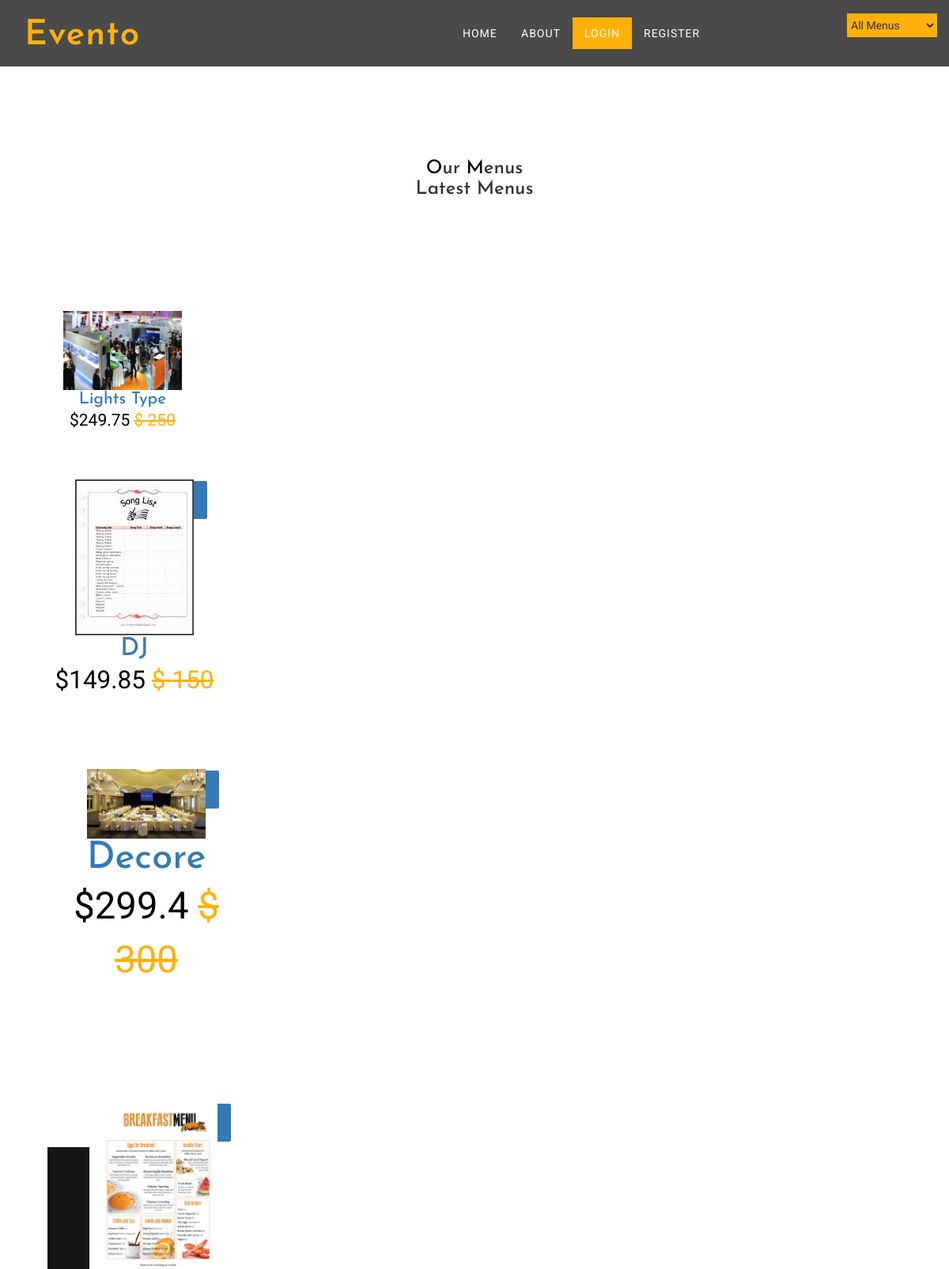
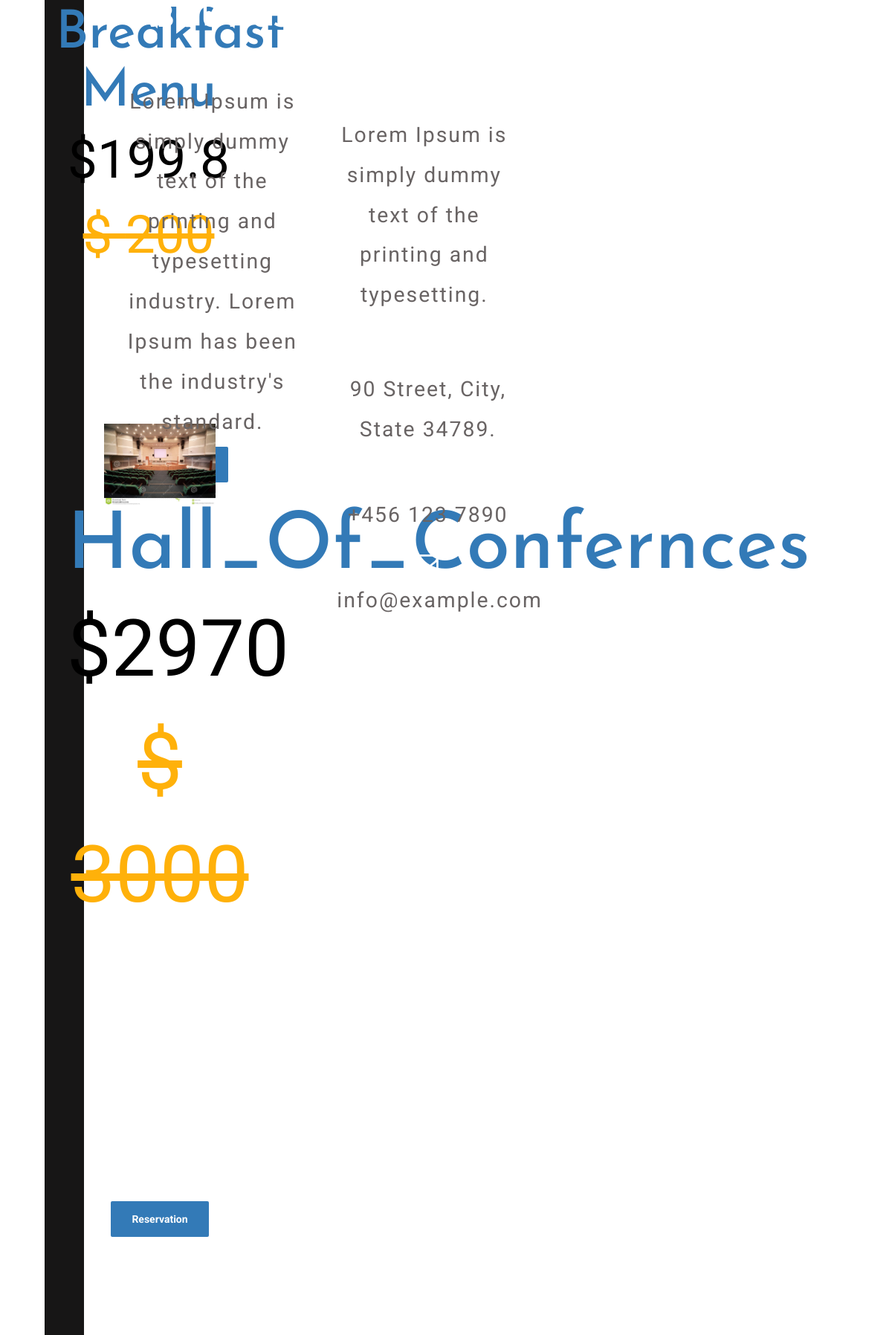
The page /menucategory.php (upper part) on the database its author committed (2 pictures, top to bottom).
### tables this page shows
CREATE TABLE `menus` (
  `MenuID` int(11) NOT NULL,
  `MenuName` varchar(100) NOT NULL,
  `Details` varchar(100) NOT NULL,
  `Price` int(11) NOT NULL,
  `Discount` float NOT NULL,
  `CategoryID` int(11) NOT NULL
);

### database.php (called while the page is built, shortened)
<?php
class Database
{
    var $conn;
    function __construct()
    {
        $this->conn=mysqli_connect("mysql5044.site4now.net","a6d99e_ntidb","Hanan@1693","db_a6d99e_ntidb");
    }
  function GetData($select)
  {
    $result= mysqli_query($this->conn,$select);
    return $result;
  }
}
?>

### menus.php (called while the page is built, shortened)
<?php
include_once "Database.php";
class Menus extends Database implements Operation
{
  public  function GetAll(){
    return parent::GetData("select * from `menus` order by MenuID desc");
  }
}
?>

### menucategory.php (the view, shortened to what this page needs)
<?php
    if(isset($_SESSION["id"]))
        include_once "headerafter.php";
    else
    include_once "headerbefore.php";
?>
<br/>
<br/>
<br/>
<br/>
<br/>
<br/>
<br/>
<br/>
<br/>
<br/>
 <link rel="stylesheet" href="https://cdnjs.cloudflare.com/ajax/libs/font-awesome/4.7.0/css/font-awesome.min.css">
 <div class="ads-grid py-sm-5 py-4">
     <div class="container py-xl-4 py-lg-2">
         <h3 class="tittle-w3l text-center mb-lg-5 mb-sm-4 mb-3">
             <span>O</span>ur
             <span>M</span>enus</h3>
         <h3 class="heading-tittle text-center font-italic">Latest Menus</h3>
         <div class="ser_agile">
             <div class="agileinfo-ads-display col-lg-20">
                 <div class="ser_agile">
                     <div class="product-sec1 px-sm-4 px-3 py-sm-5  py-3 mb-4">
                         <div class="row">
                         <?php
                                include_once "menus.php";
                                $menu=new Menus();
                              if($_GET["CategoryID"]==0)
                                   $rs=$menu->GetAll();
                                else
                                    $rs=$menu->GetAllBID();
                                while($row=mysqli_fetch_assoc($rs))
                                {
                        ?>
                             <div class="col-md-4 product-men mt-5">
                                 <div class="men-pro-item simpleCart_shelfItem" style="width:250px;hieght:255px">
                                     <div class="men-thumb-item text-center">
                                         <img src="images/menus/<?php echo($row["MenuID"]); ?>.jpg" style="width:150px;hieght:155px"alt="">
                                     </div>
                                     <div class="item-info-product text-center border-top mt-4" style="color:#ffb10a;font-size:1.5em">
                                         <h4 class="pt-1" style="color:#ffb10a;font-size:1em">
                                             <a href="#?mid=<?php echo($row["MenuID"]); ?>"> <?php echo($row["MenuName"]); ?> </a>
                                         </h4>
                                         <div class="info-product-price my-2">
                                             <span class="item_price">$<?php echo($row["Price"]-($row["Price"]*($row["Discount"]/100))); ?></span>
                                             <del>$ <?php echo($row["Price"]); ?></del>
                                         </div>
                                         <div class="snipcart-details top_brand_home_details item_add single-item hvr-outline-out">
                                             <form   method="post">
                                                <br/>
                                                 <?php
                                                           if(isset($_SESSION["id"]))
                                                           {
                                                            echo('<input type="submit"style="background-color:Gray;border-color:Gray" name="btn1'.$row["MenuID"].'" value="Reservation"  class="button btn" />');
                                                           }
                                                           else{
                                                               echo("<button type='button' class='btn btn-primary' data-toggle='modal' data-target='#login-popup'>Reservation</button>");
                                                           }
                                                           }
                                               ?>
                                             </form>
                                         </div>
                                     </div>
                                 </div>
                             </div>
                         </div>
                     </div>
                 </div>
             </div>
         </div>
     </div>
 </div>
<?php include_once "footer.php" ?>

### headerbefore.php (shortened to what this page needs)
<!DOCTYPE html>
<html lang="en">
<head>
<link href="css/bootstrap.css" type="text/css" rel="stylesheet" media="all">
<link href="css/style.css" type="text/css" rel="stylesheet" media="all">
<link href="css/font-awesome.css" rel="stylesheet">
</head>
<body id="page-top" data-spy="scroll" data-target=".navbar-fixed-top">
				<div class="header-w3layouts">
			<nav class="navbar navbar-default navbar-fixed-top">
				<div class="container">
					<div class="navbar-header page-scroll">
						<h1><a class="navbar-brand" href="index.php">Evento</a></h1>
					</div>
					<div class="collapse navbar-collapse navbar-ex1-collapse">
		<div class="nav navbar-nav navbar-right" style="width:25%;height:65%;text-align:right">
					<form  method="post">
						<select id="agileinfo-nav_search" style="background-color:#ffb10a;width:40%;height:30px;border-color:#ffb10a;"onchange="this.form.submit()" name="agileinfo_search" class="" required="" >
							<option value="0">All Menus</option>
						</select>
					</form>
				</div>
						<ul class="nav navbar-nav navbar-right">
							<li><a class="hvr-sweep-to-right" href="index.php">Home</a></li>
							<li><a class="hvr-sweep-to-right" href="about.php">About</a></li>
						    <li><a class="hvr-sweep-to-right" href="#login-popup">Login</a></li>
							<li><a class="hvr-sweep-to-right" href="register.php">Register</a></li>
					</ul>
					</div>
				</div>
			</nav>
		</div>

### footer.php (shortened to what this page needs)
	<div class="footer-top">
		<div class="container">
			<div class="col-md-3 foot-left">
				<h3>About Us</h3>
				<p>Lorem Ipsum is simply dummy text of the printing and typesetting industry. Lorem Ipsum has been the industry's standard.</p>
			</div>
			<div class="col-md-3 foot-left">
					<h3>Get In Touch</h3>
					<p>Lorem Ipsum is simply dummy text of the printing and typesetting.</p>
						<div class="contact-btm">
							<span class="glyphicon glyphicon-map-marker" aria-hidden="true"></span>
							<p>90 Street, City, State 34789.</p>
						</div>
						<div class="contact-btm">
							<span class="glyphicon glyphicon-earphone" aria-hidden="true"></span>
							<p>+456 123 7890</p>
							<span class="fa fa-envelope-o" aria-hidden="true"></span>
							<p><a href="mailto:example@email.com">info@example.com</a></p>
						</div>
			</div>
		</div>
	</div>
</body>
		</html>

### css/style.css (style rules this page uses)
body { margin:0; font-family: 'Roboto', sans-serif; background: #fff; }
body a { transition: 0.5s all; -webkit-transition: 0.5s all; -moz-transition: 0.5s all; -o-transition: 0.5s all; -ms-transition: 0.5s all; text-decoration:none; outline:none; }
h1,h2,h3,h4,h5,h6 { margin:0; font-family: 'Josefin Sans', sans-serif; }
p { margin:0; }
ul,label { margin:0; padding:0; }
.navbar-brand { padding: 6px 16px; line-height: 44px; }
.navbar { margin-bottom: 0px; }
h1 a.navbar-brand { font-size: 44px; color: #ffb10a !important; text-transform: capitalize; letter-spacing: 1px; font-family: 'Josefin Sans', sans-serif; font-weight: 600; }
nav.navbar.navbar-default.navbar-fixed-top { background: rgba(0, 0, 0, 0.71); border: none; padding: 1.2em 1em; -webkit-transition:.5s all; -moz-transition:.5s all; transition:.5s all; }
ul.nav.navbar-nav.navbar-right { margin-top: 5px; }
.navbar-default .navbar-nav > li > a { color: #fff; font-size: 1em; font-weight: 400; letter-spacing: 1px; text-transform: uppercase; }
.navbar-default .navbar-nav > .active > a, .navbar-default .navbar-nav > .active > a:hover, .navbar-default .navbar-nav > .active > a:focus { color:#fff; background-color:#ffb10a; }
.nav > li > a { position: relative; display: block; padding: 10px 15px!important; }
.hvr-sweep-to-right { display: inline-block; vertical-align: middle; -webkit-transform: perspective(1px) translateZ(0); transform: perspective(1px) translateZ(0); box-shadow: 0 0 1px transparent; position: relative; -webkit-transition-property: color; transition-property: color; -webkit-transition-duration: 0.3s; transition-duration: 0.3s; }
.hvr-sweep-to-right:before { content: ""; position: absolute; z-index: -1; top: 0; left: 0; right: 0; bottom: 0; background: #ffb10a; -webkit-transform: scaleX(0); transform: scaleX(0); -webkit-transform-origin: 0 50%; transform-origin: 0 50%; -webkit-transition-property: transform; transition-property: transform; -webkit-transition-duration: 0.3s; transition-duration: 0.3s; -webkit-transition-timing-function: ease-out; transition-timing-function: ease-out; }
.ser_agile { padding: 5em 0; }
.btn { padding: 1em 2em; border: 0.15em solid #fff; color: #fff; text-decoration: none; font-weight: 700; transition: background 250ms; }
.ser_agile p { font-size: 17px; color: #000; line-height: 30px; letter-spacing: 1px; text-align: center; }
span { color: #000; }
.header-w3layouts { position: absolute; top: 0; z-index: 99; text-align: center; left: 0; width: 100%; }
.footer-top { padding:5em 0; background: #171616; }
.footer-top h3 { font-size: 1.3em; color: #fff; text-transform: uppercase; margin-bottom: 1.5em; }
.footer-top p { font-size: 0.9em; color: #696464; margin: 1em 0; line-height: 1.9em; letter-spacing: 2px; }
.contact-btm span { color: #fff; font-size: 1.2em; display: inline-block; vertical-align: middle; }
.contact-btm p { display: inline-block; vertical-align: middle; color: #696464; margin: 0 0 0 10px; }
.contact-btm { margin-bottom: 0.5em; }
.contact-btm p a { color: #696464; }
.glyphicon { position: relative; top: 1px; display: inline-block; font-family: 'Glyphicons Halflings'; font-style: normal; font-weight: 400; line-height: 1; -webkit-font-smoothing: antialiased; -moz-osx-font-smoothing: grayscale; color: #777; }

### rows shown on the page
menus: shows a picture, MenuName "Lights Type", $row["Price"]-($row["Price"]*($row["Discount"]/100)) "249.75", Price "250"
menus: shows a picture, MenuName "DJ", $row["Price"]-($row["Price"]*($row["Discount"]/100)) "149.85", Price "150"
menus: shows a picture, MenuName "Decore", $row["Price"]-($row["Price"]*($row["Discount"]/100)) "299.4", Price "300"
menus: shows a picture, MenuName "Breakfast Menu", $row["Price"]-($row["Price"]*($row["Discount"]/100)) "199.8", Price "200"
menus: shows a picture, MenuName "Hall_Of_Confernces", $row["Price"]-($row["Price"]*($row["Discount"]/100)) "2970", Price "3000", shows "Reservation"
